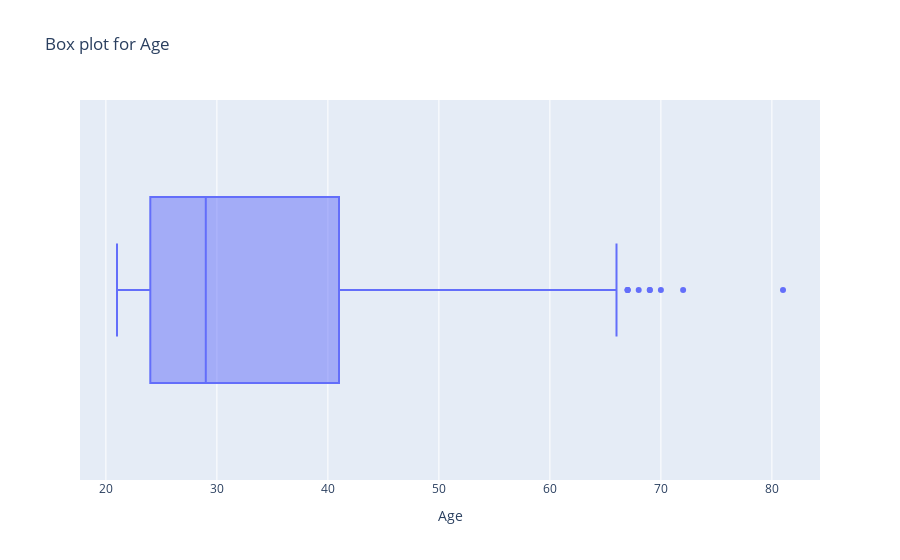

Write notebook code for a chart like this one.
### Markdown cell above
#### 6.Age

### Code cell
make_box_plot(df,"Age")

### Figure 1 — Plotly figure (JSON) as saved in the notebook; plotly's stock layout.template omitted (floating-point values rounded to 4 significant figures; data arrays with more than 128 entries replaced by an {"elided": "..."} marker saying what was removed)
{"data": [{"alignmentgroup": "True", "boxpoints": "outliers", "hovertemplate": "Age=%{x}<extra></extra>", "legendgroup": "", "marker": {"color": "#636efa"}, "name": "", "notched": false, "offsetgroup": "", "orientation": "h", "showlegend": false, "type": "box", "x": {"elided": "768 int values"}, "x0": " ", "xaxis": "x", "y0": " ", "yaxis": "y"}], "layout": {"autosize": true, "boxmode": "group", "legend": {"tracegroupgap": 0}, "title": {"text": "Box plot for Age"}, "xaxis": {"anchor": "y", "autorange": true, "domain": [0, 1], "range": [17.67, 84.33], "title": {"text": "Age"}, "type": "linear"}, "yaxis": {"anchor": "x", "autorange": true, "domain": [0, 1], "range": [-0.5, 0.5], "type": "category"}}}
